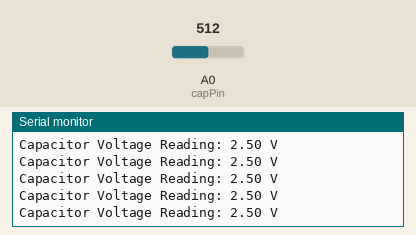
This sketch was run on a simulated Arduino Uno, built with avr-gcc and run on an emulated ATmega328P. Parts: the last lines printed to the serial monitor. The inputs (shaded band) are chosen by the test bench; at power-on: A0 (capPin) = 512.

Above: at 1.2 s.
1.3 s: A0 (capPin) set to 716
At 1.56 s:
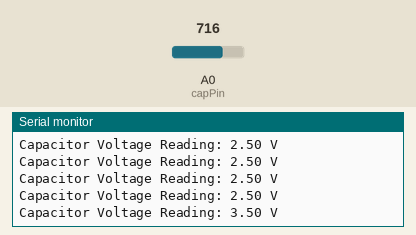
2.8 s: A0 (capPin) set to 900
At 2.97 s:
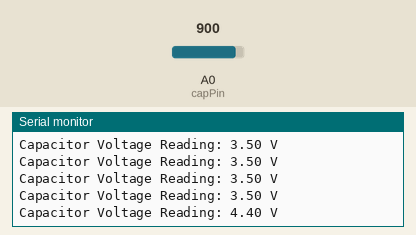
Timing chart, 0 to 5.8 s (numbered marks = the images above; inputs shaded):
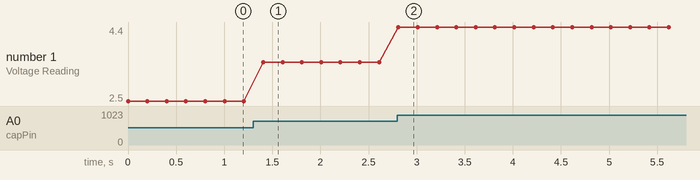

Measured:
- after the input at 1.3 s, the serial monitor: prints a new line after 0.11 s (image 1)
- after the input at 2.8 s, the serial monitor: prints a new line at once (image 2)
- plotted number 1: 2.5 → 3.5 after the input at 1.3 s, 3.5 → 4.4 after the input at 2.8 s

The sketch:

capacitors.ino
```cpp
const int capPin = A0;

void setup() {
  Serial.begin(9600);
}

void loop() {
  int capValue = analogRead(capPin);


  float voltage = (capValue / 1023.0) * 5.0;

  Serial.print("Capacitor Voltage Reading: ");
  Serial.print(voltage, 2);
  Serial.println(" V");

  delay(200);
}
```
